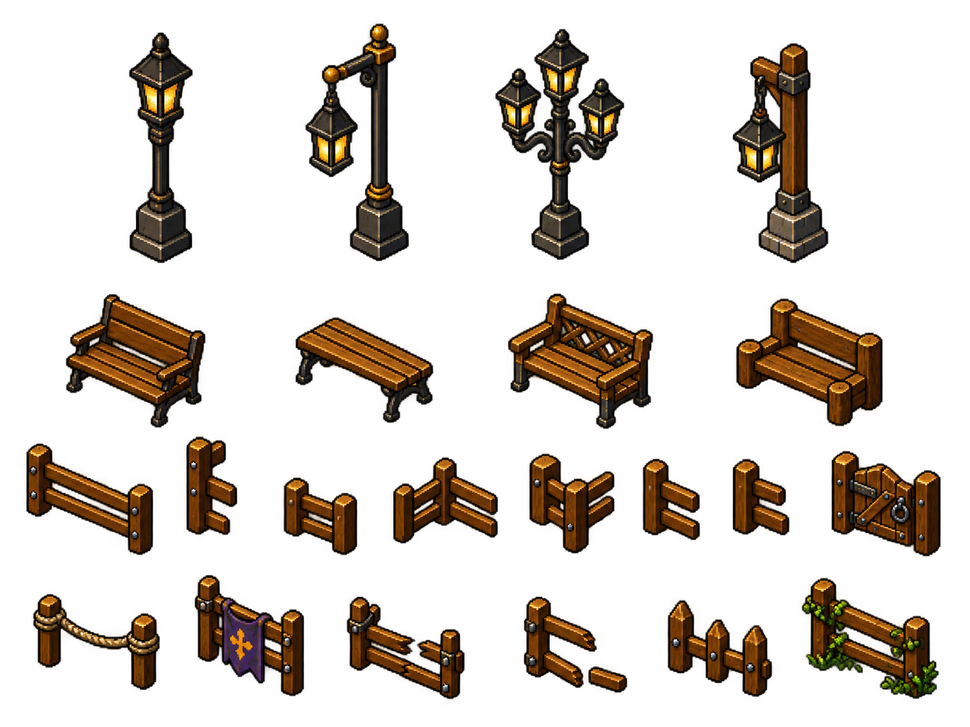
#> input picture assets/prop-source/town-props-sheet.png, 970 x 727 px, shrunk from 1448 x 1086 before the run
$ python import_town_props.py
#> lines starting #> are read from the running program, lines starting #| are printed output that depends on the picture; after the words box and inside, x2 and y2 are one past the last pixel; in counts of white or black regions, pixels touching at a corner belong together
#!/usr/bin/env python3
"""v2.3.2065: cut the owner's town-dressing sheet into individual props.

The sheet already carries alpha (unlike the magenta NPC/fountain sheets), so
there is no chroma key here -- the whole job is FINDING each sprite and cropping
it to its own bounds. Sprites are laid out in four ragged bands with uneven
gaps, not on a grid, so a fixed cell size would slice several of them in half:
the bands and the columns within them are detected from where opaque pixels
actually are.

Each prop is cropped to its OWN tight box, which is right here and wrong for a
walk cycle -- these are separate objects, not frames of one animation, so there
is nothing to keep aligned between them.

Only the picks below are written. The full sheet is tracked in assets/ so more
can be cut later by adding a line; slicing all 22 up front would put a dozen
unused images in the repo for a layout that uses six.
"""
import os
import sys
import numpy as np
from PIL import Image

ROOT = os.path.dirname(os.path.dirname(os.path.abspath(__file__)))
SRC = os.path.join(ROOT, 'assets', 'prop-source', 'town-props-sheet.png')
OUT = os.path.join(ROOT, 'public', 'sprites', 'props')

# (band, column) -> filename.  Read off the sheet; the contact sheet this
# writes is how you check a pick before wiring it.
PICKS = {
    (0, 0): 'lamp-post',        # plain iron lamp on a stone base
    (1, 0): 'bench',            # wooden bench, iron legs
    (3, 1): 'fence-banner',     # rail carrying the town's purple banner
}


def runs(mask1d, gap, minlen):
    idx = np.where(mask1d)[0]
    if not len(idx):
        return []
    out, s, p = [], idx[0], idx[0]
    for i in idx[1:]:
        if i - p > gap:
            if p - s + 1 >= minlen:
                out.append((s, p))
            s = i
        p = i
    if p - s + 1 >= minlen:
        out.append((s, p))
    return out


def main():
    im = Image.open(SRC).convert('RGBA')
#> im is the input picture: PIL image 970x727 RGBA; mean R, G, B, A 19.8, 11.8, 3.9, 54.4
    A = np.asarray(im)[:, :, 3] > 40
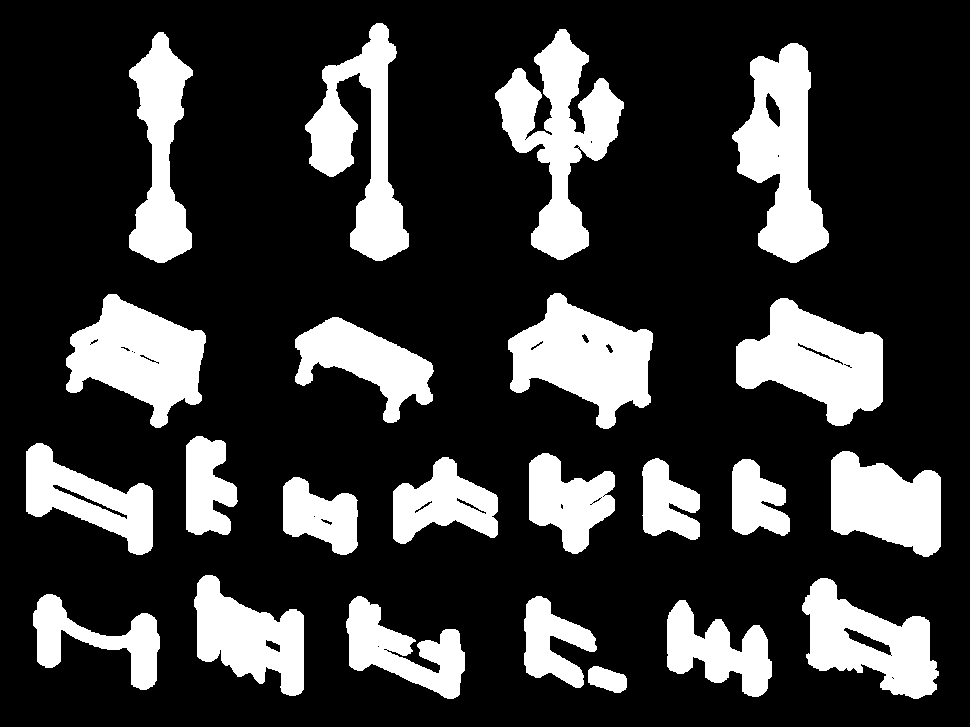
#> A: shape (727, 970) bool; 22.5% white; 23 white regions, largest, box (x1, y1, x2, y2) and area: (495, 29, 624, 260) 12416, (732, 43, 829, 263) 11618, (736, 298, 883, 426) 11084
    bands = runs(A.any(axis=1), gap=10, minlen=20)
#> in runs, `idx = np.where(mask1d)[0]`: idx = 621 values from 23 to 698
#> in runs, `out, s, p = [], idx[0], idx[0]`: out = []; s = 23
#> the loop in runs, `for i in idx[1:]:` made 620 passes
#> s on passes 240, 497: 293, 575
#> after the loop in runs, `for i in idx[1:]:`: out = [(23, 262), (293, 556)]
#> bands = [(23, 262), (293, 556), (575, 698)]
    os.makedirs(OUT, exist_ok=True)
    written = []
    for bi, (y0, y1) in enumerate(bands):
        cols = runs(A[y0:y1 + 1].any(axis=0), gap=10, minlen=16)
        for ci, (x0, x1) in enumerate(cols):
            name = PICKS.get((bi, ci))
            if not name:
                continue
            cell = im.crop((x0, y0, x1 + 1, y1 + 1))
            bb = cell.getbbox()          # tighten vertically within the band
            cell = cell.crop(bb)
            cell.save(os.path.join(OUT, f'{name}.webp'), 'WEBP',
                      lossless=True, quality=100)
            written.append((name, cell.size))
#> this loop made 3 passes
#> (y0, y1, cols) on passes 1 to 2: (23, 262, [(129, 192), (305, 408), (495, 623), (732, 828)]), (293, 556, [(26, 237), (283, 497), (508, 699), (732, 940)])
#> (y0, y1) on pass 3: (575, 698)
#> pass 1, in main, `cell.save(os.path.join(OUT, f'{name}.webp'), 'WEBP', lossless=True, qu..`:
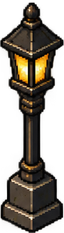
#> saved as lamp-post.webp: PIL image 64x233 RGBA; mean R, G, B, A 34.5, 28.3, 19.1, 134.9; transparent parts drawn white
#> pass 2, in main, `cell.save(os.path.join(OUT, f'{name}.webp'), 'WEBP', lossless=True, qu..`:
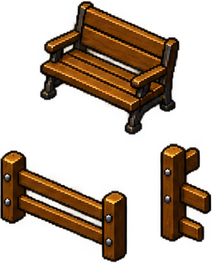
#> saved as bench.webp: PIL image 212x264 RGBA; mean R, G, B, A 36.8, 19.5, 4, 91.2; transparent parts drawn white
#> after the loop, written = [('lamp-post', (64, 233)), ('bench', (212, 264))]
    for n, s in written:
        print(f'  {n:14s} {s[0]}x{s[1]}')
#> this loop made 2 passes
#|   lamp-post      64x233
#|   bench          212x264
    missing = set(PICKS.values()) - {n for n, _ in written}
#> missing = 1 item
    if missing:
        print('MISSING (band/column not found):', missing, file=sys.stderr)
        return 1
    print(f'{len(written)} props -> {OUT}')
    return 0


if __name__ == '__main__':
#> (the run stopped early here; a loop or call above may not have finished)
